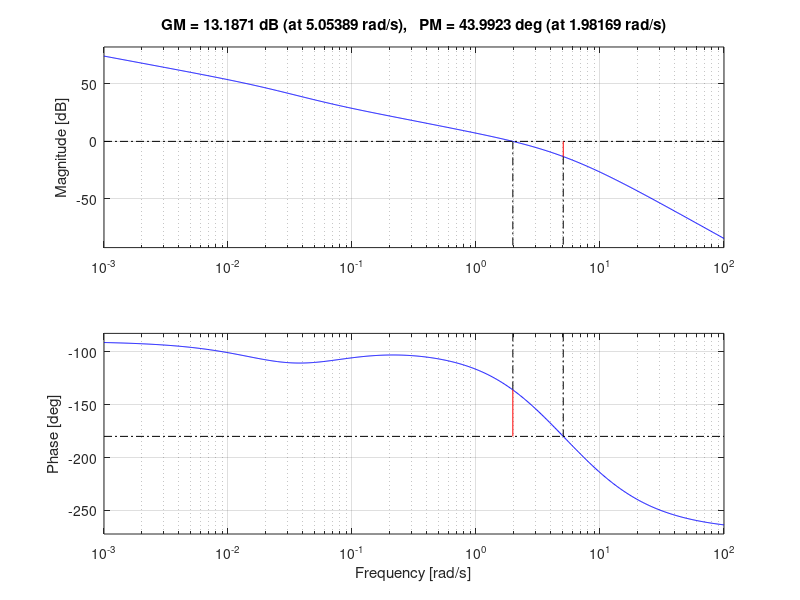
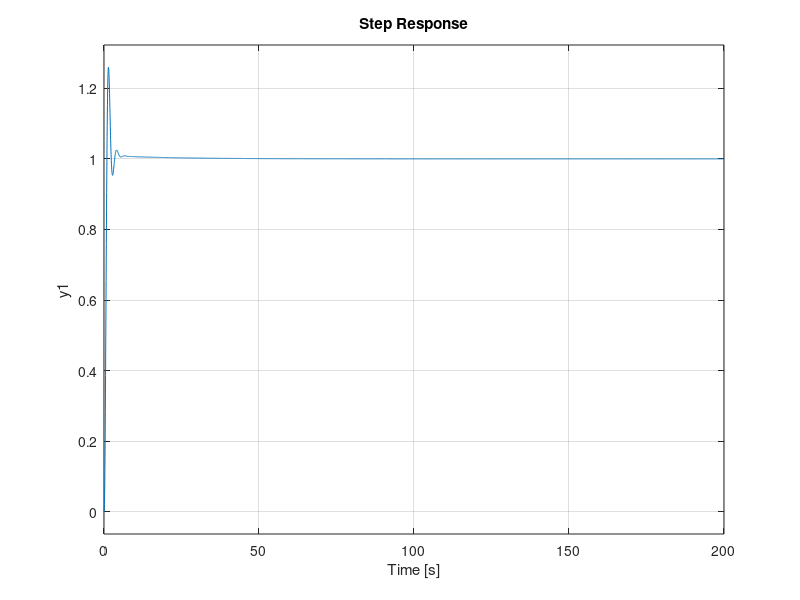
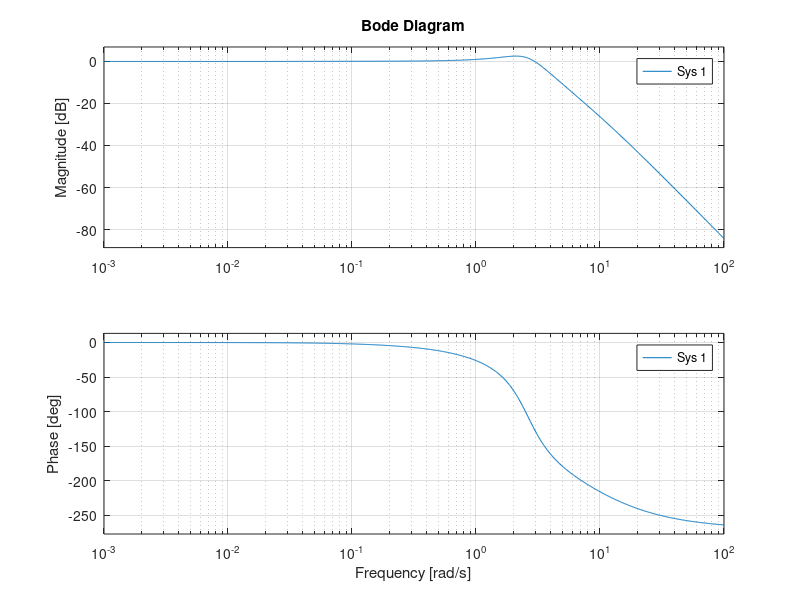
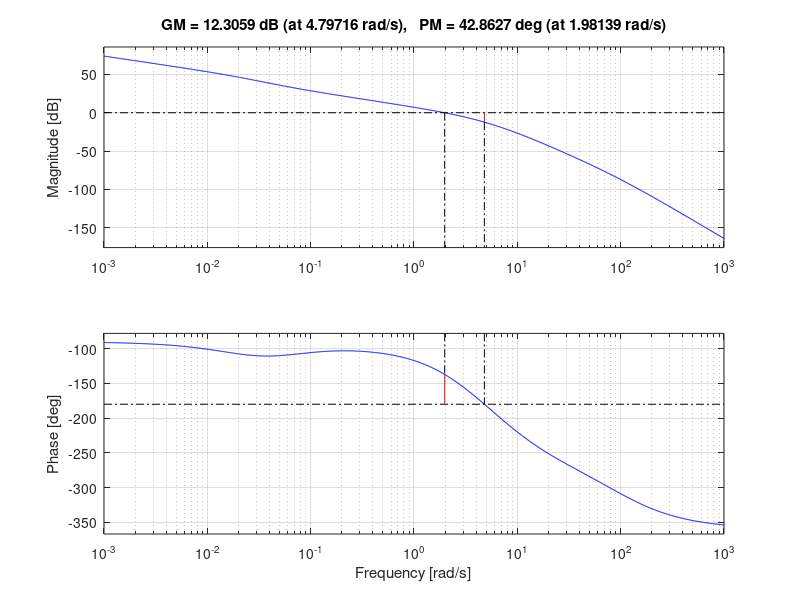

Here is the MATLAB script that generated these plots, in order:
close all
clear all

% Dati
s = tf('s');

A = 9;
G_p = -0.65 / (s * (s^2 + 4 * s + 1.75));
T_p = 1;
A_1 = 5.5 * 10^-3;
A_2 = 5.5 * 10^-3;
A_p = 10^-3;
w_p = 30;

% Analisi delle specifiche statiche
K_Gp = dcgain(s * G_p);

h = 0
K_c = -1.5

% Analisi delle specifiche dinamiche
t_s = 1;
w_bdes = 3 / t_s;
w_cdes = 0.63 * w_bdes
w_b = w_bdes;
w_c = 2;

s_max = 0.3;
M_r = (1 + s_max) / 0.85;
M_rdB = 20 * log10(M_r);
m_phi = 60 - 5 * M_rdB
m_phi = 42;

% Prima approssimazione della funzione d'anello
G_a1 = (K_c * A * G_p) / (s^h * T_p);
[module_1, phase_1] = bode(G_a1, w_c);
recovery = m_phi - phase_1 - 180;

% Rete derivatrice
m_d = 14;
x_d = sqrt(m_d);
tau_d = x_d / w_c;
R_d = (1 + tau_d * s) / (1 + tau_d / m_d * s);

G_a2 = G_a1 * R_d;
[module_2, phase_2] = bode(G_a2, w_c);

% Rete integratrice
m_i = 2;
x_i = 80;
tau_i = x_i / w_c;
R_i = (1 + tau_i / m_i * s) / (1 + tau_i * s);

G_a3 = G_a2 * R_i;
[module_3, phase_3] = bode(G_a3, w_c);

% Controllore
C = (K_c * R_d * R_i) / s^h

G_a = 1 / T_p * C * A * G_p;
K_Ga = dcgain(s^(h + 1) * G_a);

figure, margin(G_a)

% Verifica delle specifiche
e_r = abs(1 / K_Ga)

e_d1 = abs(A_1 / dcgain(C * A))

e_d2 = abs(A_2 / K_Ga)

W = feedback(C * A * G_p, T_p);

figure, step(W / dcgain(W))

% Valutazioni extra
figure, bode(W / dcgain(W))

W_u = feedback(C, A * G_p * T_p);
[module_u, phase_u] = bode(W_u, w_p);
u_dp = A_p * module_u

% Discretizzazione
w_b = 3.5;
T_1 = (2 * pi) / (20 * w_b)
T = 0.02;
G_aZOH = G_a / (1 + T / 2 * s);
C_z = c2d(C, T, 'tustin')

figure, margin(G_aZOH)

G_pz = c2d(G_p, T, 'tustin');
W_z = feedback(C_z * A * G_pz, T_p);

figure, step(W_z / dcgain(W_z))
